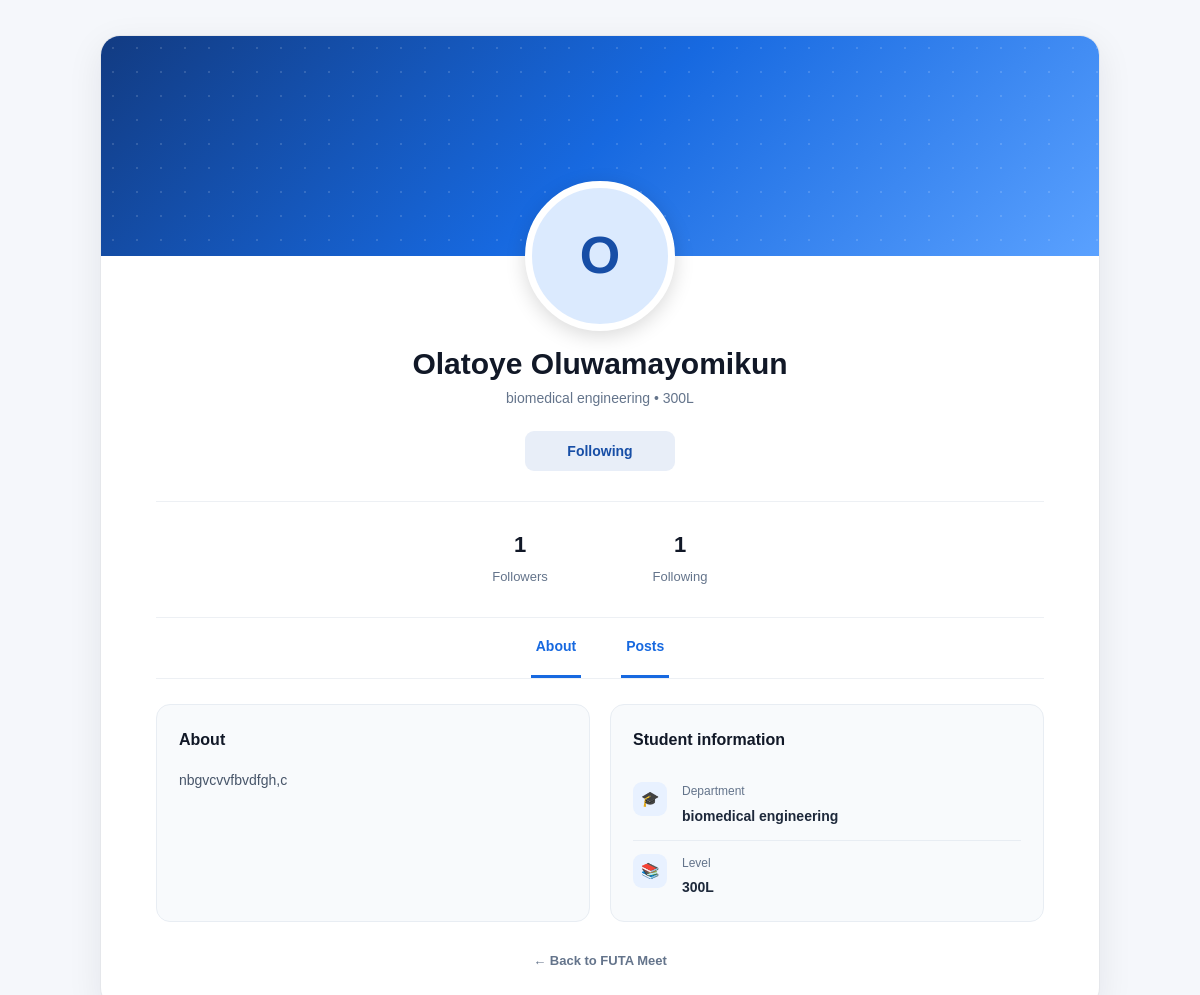
Screenshot of /user/2 (signed in) with the database file from the repository.
### tables this page shows
CREATE TABLE users (
            id INTEGER PRIMARY KEY AUTOINCREMENT,
            full_name TEXT NOT NULL,
            email TEXT UNIQUE NOT NULL,
            password TEXT NOT NULL,
            department TEXT NOT NULL,
            level TEXT NOT NULL,
            bio TEXT DEFAULT '',
            profile_picture TEXT DEFAULT '',
            profile_visible INTEGER DEFAULT 1,
            created_at TIMESTAMP DEFAULT CURRENT_TIMESTAMP
        );

### app.py (the view)
@app.route("/user/<int:user_id>")
def public_profile(user_id):
    connection = get_db()
    user = connection.execute(
        """
        SELECT *
        FROM users
        WHERE id = ?
        """,
        (user_id,)
    ).fetchone()
    if not user:
        connection.close()
        flash("User not found.", "error")
        return redirect(url_for("discover"))
    follower_count = connection.execute(
        """
        SELECT COUNT(*)
        FROM follows
        WHERE following_id = ?
        """,
        (user_id,)
    ).fetchone()[0]
    following_count = connection.execute(
        """
        SELECT COUNT(*)
        FROM follows
        WHERE follower_id = ?
        """,
        (user_id,)
    ).fetchone()[0]
    current_user = get_current_user()
    is_following = False
    if current_user:
        existing_follow = connection.execute(
            """
            SELECT id
            FROM follows
            WHERE follower_id = ?
            AND following_id = ?
            """,
            (
                current_user["id"],
                user_id
            )
        ).fetchone()
        if existing_follow:
            is_following = True
    connection.close()
    return render_template(
        "user_profile.html",
        user=user,
        follower_count=follower_count,
        following_count=following_count,
        is_following=is_following,
        current_user=current_user
    )

### app.py (called while the page is built)
def get_db():
    connection = sqlite3.connect(DATABASE)
    connection.row_factory = sqlite3.Row
    return connection

def get_current_user():
    user_id = session.get("user_id")
    if not user_id:
        return None
    connection = get_db()
    user = connection.execute(
        """
        SELECT *
        FROM users
        WHERE id = ?
        """,
        (user_id,)
    ).fetchone()
    connection.close()
    return user

### templates/user_profile.html (shortened to what this page needs)
<!DOCTYPE html>
<html lang="en">
<head>
    <link rel="stylesheet"
          href="{{ url_for('static', filename='style.css') }}">
</head>
<body>
<main class="fm-profile-page">
    <div class="fm-profile-wrapper">
        <section class="fm-profile-card">
            <div class="fm-cover">
                <div class="fm-cover-pattern"></div>
            </div>
            <div class="fm-profile-header">
                <div class="fm-avatar-wrapper">
                    {% if user["profile_picture"] %}
                        <img
                            src="{{ url_for(
                                'static',
                                filename='uploads/' + user['profile_picture']
                            ) }}"
                            alt="Profile picture"
                            class="fm-avatar"
                        >
                    {% else %}
                        <div class="fm-avatar-placeholder">
                            {{ user["full_name"][0]|upper }}
                        </div>
                    {% endif %}
                </div>
                <h1 class="fm-profile-name">
                    {{ user["full_name"] }}
                </h1>
                <p class="fm-profile-subtitle">
                    {{ user["department"] }}
                    •
                    {{ user["level"] }}
                </p>
                {% if current_user and current_user["id"] != user["id"] %}
                    <div class="fm-actions">
                        <button
                            id="follow-btn"
                            class="fm-follow-btn {% if is_following %}following{% endif %}"
                            data-user-id="{{ user['id'] }}"
                        >
                            {% if is_following %}
                                Following
                            {% else %}
                                Follow
                            {% endif %}
                        </button>
                    </div>
                {% endif %}
                <div class="fm-stats">
                    <div class="fm-stat">
                        <span
                            class="fm-stat-number"
                            id="follower-count"
                        >
                            {{ follower_count }}
                        </span>
                        <span class="fm-stat-label">
                            Followers
                        </span>
                    </div>
                    <div class="fm-stat">
                        <span class="fm-stat-number">
                            {{ following_count }}
                        </span>
                        <span class="fm-stat-label">
                            Following
                        </span>
                    </div>
                </div>
                <div class="fm-profile-nav">
                    <span>
                        About
                    </span>
                    <span>
                        Posts
                    </span>
                </div>
                <div class="fm-profile-body">
                    <div class="fm-info-card">
                        <h2 class="fm-info-title">
                            About
                        </h2>
                        {% if user["bio"] %}
                            <p class="fm-about-text">
                                {{ user["bio"] }}
                            </p>
                        {% else %}
                            <p class="fm-about-text">
                                This student hasn't added a bio yet.
                            </p>
                        {% endif %}
                    </div>
                    <div class="fm-info-card">
                        <h2 class="fm-info-title">
                            Student information
                        </h2>
                        <div class="fm-info-row">
                            <div class="fm-info-icon">
                                🎓
                            </div>
                            <div>
                                <span class="fm-info-label">
                                    Department
                                </span>
                                <span class="fm-info-value">
                                    {{ user["department"] }}
                                </span>
                            </div>
                        </div>
                        <div class="fm-info-row">
                            <div class="fm-info-icon">
                                📚
                            </div>
                            <div>
                                <span class="fm-info-label">
                                    Level
                                </span>
                                <span class="fm-info-value">
                                    {{ user["level"] }}
                                </span>
                            </div>
                        </div>
                    </div>
                </div>
                <div class="fm-profile-footer">
                    <a
                        href="{{ url_for('dashboard') }}"
                        class="fm-dashboard-link"
                    >
                        ← Back to FUTA Meet
                    </a>
                </div>
            </div>
        </section>
    </div>
</main>
</body>
</html>

### static/style.css (style rules this page uses)
* { margin: 0; padding: 0; box-sizing: border-box; }
body { font-family: Arial, sans-serif; background: #f5f7fb; color: #172033; line-height: 1.6; }
a { text-decoration: none; color: inherit; }
button { border: none; cursor: pointer; font-family: inherit; }

### templates/user_profile.html (style rules this page uses)
.fm-profile-page *, .fm-profile-page *::before, .fm-profile-page *::after { box-sizing: border-box; }
.fm-profile-page { width: 100%; min-height: calc(100vh - 70px); background: #f5f7fb; padding: 35px 20px 70px; }
.fm-profile-wrapper { width: 100%; max-width: 1000px; margin: 0 auto; }
.fm-profile-card { background: #ffffff; border-radius: 20px; overflow: hidden; border: 1px solid #e5e7eb; box-shadow: 0 10px 35px rgba(15, 23, 42, 0.08); }
.fm-cover { width: 100%; height: 220px; background: linear-gradient( 135deg, #123b82 0%, #1769e0 50%, #5aa1ff 100% ); position: relative; }
.fm-cover-pattern { position: absolute; inset: 0; background-image: radial-gradient( rgba(255,255,255,0.14) 1px, transparent 1px ); background-size: 24px 24px; }
.fm-profile-header { position: relative; padding: 0 55px 35px; }
.fm-avatar-wrapper { display: flex; justify-content: center; margin-top: -75px; position: relative; z-index: 5; }
.fm-avatar-placeholder { width: 150px; height: 150px; border-radius: 50%; border: 7px solid #ffffff; background: #dbeafe; display: flex; align-items: center; justify-content: center; color: #174ea6; font-size: 52px; font-weight: 800; box-shadow: 0 5px 20px rgba(0,0,0,0.15); }
.fm-profile-name { text-align: center; margin: 15px 0 5px; font-size: 30px; line-height: 1.2; color: #111827; font-weight: 800; }
.fm-profile-subtitle { text-align: center; color: #64748b; font-size: 14px; margin: 0; }
.fm-actions { display: flex; justify-content: center; gap: 12px; margin-top: 22px; }
.fm-follow-btn { min-width: 150px; border: none; padding: 12px 28px; border-radius: 9px; background: #1769e0; color: white; font-size: 14px; font-weight: 700; cursor: pointer; transition: 0.2s; }
.fm-follow-btn.following { background: #e8eef8; color: #174ea6; }
.fm-stats { display: flex; justify-content: center; gap: 70px; margin-top: 30px; padding-top: 25px; border-top: 1px solid #edf0f4; }
.fm-stat { text-align: center; min-width: 90px; }
.fm-stat-number { display: block; font-size: 22px; font-weight: 800; color: #111827; }
.fm-stat-label { display: block; margin-top: 4px; color: #64748b; font-size: 13px; }
.fm-profile-nav { display: flex; justify-content: center; gap: 40px; margin-top: 30px; border-top: 1px solid #edf0f4; border-bottom: 1px solid #edf0f4; }
.fm-profile-nav span { padding: 17px 5px; color: #1769e0; font-size: 14px; font-weight: 700; border-bottom: 3px solid #1769e0; }
.fm-profile-body { display: grid; grid-template-columns: 1fr 1fr; gap: 20px; padding: 25px 0 0; }
.fm-info-card { background: #f8fafc; border: 1px solid #e8edf3; border-radius: 14px; padding: 22px; }
.fm-info-title { margin: 0 0 17px; font-size: 16px; font-weight: 800; color: #111827; }
.fm-info-row { display: flex; align-items: flex-start; gap: 15px; padding: 13px 0; border-bottom: 1px solid #e8edf3; }
.fm-info-row:last-child { border-bottom: none; padding-bottom: 0; }
.fm-info-icon { width: 34px; height: 34px; border-radius: 9px; background: #e8f1ff; color: #1769e0; display: flex; align-items: center; justify-content: center; font-size: 15px; flex-shrink: 0; }
.fm-info-label { display: block; color: #64748b; font-size: 12px; margin-bottom: 3px; }
.fm-info-value { display: block; color: #1e293b; font-size: 14px; font-weight: 600; }
.fm-about-text { color: #475569; font-size: 14px; line-height: 1.7; margin: 0; }
.fm-profile-footer { text-align: center; padding-top: 25px; }
.fm-dashboard-link { display: inline-block; text-decoration: none; color: #64748b; font-size: 13px; font-weight: 600; }

### rows the page displays
users: full_name "O", full_name "Olatoye Oluwamayomikun", department "biomedical engineering", level "300L", bio "nbgvcvvfbvdfgh,c"

### other values shown
{{ follower_count }} "1"
{{ following_count }} "1"
